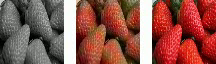
#> input picture frame 13 of cod/30eph-4.mp4, 216 x 64 px, given in place of VA.mp4, which was not available
$ python write_flipped_video.py
#> lines starting #> are read from the running program, lines starting #| are printed output that depends on the picture

# coding: utf-8

# In[4]:


import numpy as np
import cv2 as cv


# In[14]:


def flip_frames(video_filename):
#> called with video_filename = 'D:\\VedereArtificiala\\VATema4\\VA.mp4'
    flipped_frames = []
    cap = cv.VideoCapture(video_filename)
    if cap.isOpened() is False:
        print("Error opening video stream or file")
        return flipped_frames
    count = 0
    while cap.isOpened():
        ret, frame = cap.read()  # Read the frame
#> frame is the input picture: shape (64, 216, 3); mean B, G, R 76.1, 85.5, 141.3
        if ret is True:
            if 0 <= count <= 9:
                cv.imwrite("D:\\VedereArtificiala\\VATema4\\VA_frames\\frame00%d.jpg" % count, frame)
            elif 10 <= count <= 99:
                cv.imwrite("D:\\VedereArtificiala\\VATema4\\VA_frames\\frame0%d.jpg" % count, frame)
            elif 100 <= count <= 999:
                cv.imwrite("D:\\VedereArtificiala\\VATema4\\VA_frames\\frame%d.jpg" % count, frame)
            flipped_frame = np.fliplr(frame)
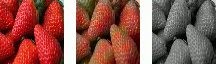
#> flipped_frame: shape (64, 216, 3); mean B, G, R 76.1, 85.5, 141.3
            flipped_frames.append(flipped_frame)
        else:
            break
        count += 1
    cap.release()
    return flipped_frames


# In[16]:


#change this on your machine
video_filename = "D:\\VedereArtificiala\\VATema4\\VA.mp4"


flipped_frames = flip_frames(video_filename)
video_output_name = "%s_flipped.mp4" % video_filename[:-4]
video_extension_and_fourcc_dict = {'avi': cv.VideoWriter_fourcc('M', 'J', 'P', 'G'),
                                   'mp4': 0x7634706d}
output_video = cv.VideoWriter(video_output_name, video_extension_and_fourcc_dict["mp4"], 30,
                              (flipped_frames[0].shape[1], flipped_frames[0].shape[0]))

num_frames = len(flipped_frames)
for i in range(0, num_frames):
    output_video.write(flipped_frames[i])

output_video.release()

$ run again, starting later in the video
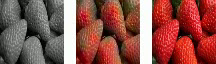
#> input picture frame 62 of cod/30eph-4.mp4, 216 x 64 px, given in place of VA.mp4, which was not available
#> in flip_frames, frame is the input picture: shape (64, 216, 3); mean B, G, R 75.3, 82.6, 139.9
#> in flip_frames, `flipped_frame = np.fliplr(frame)`:
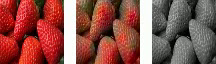
#> flipped_frame: shape (64, 216, 3); mean B, G, R 75.3, 82.6, 139.9

$ run again, starting later in the video
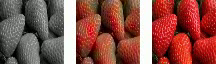
#> input picture frame 110 of cod/30eph-4.mp4, 216 x 64 px, given in place of VA.mp4, which was not available
#> in flip_frames, frame is the input picture: shape (64, 216, 3); mean B, G, R 73.4, 81.1, 138.5
#> in flip_frames, `flipped_frame = np.fliplr(frame)`:
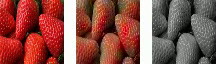
#> flipped_frame: shape (64, 216, 3); mean B, G, R 73.4, 81.1, 138.5
